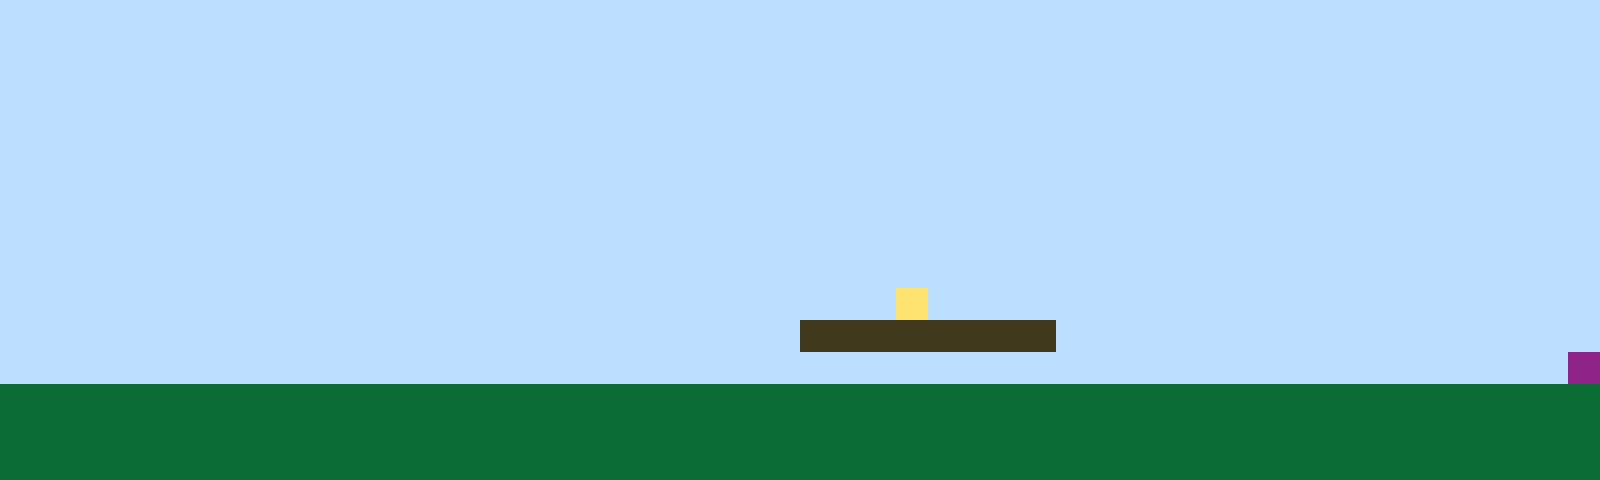

Below is a game level as drawn by its tile map, then a one-line description and the .tmx file that defines it, in full:
An orthogonal 50x15 tile map with 32x32 px tiles, 1 tile layer (Tile Layer 1).

<map version="1.10" tiledversion="1.11.2" orientation="orthogonal" renderorder="right-up" width="50" height="15" tilewidth="32" tileheight="32" infinite="0" nextlayerid="2" nextobjectid="1"><editorsettings><export target="map1.csv" format="csv" /></editorsettings><tileset firstgid="1" name="sprites" tilewidth="32" tileheight="32" tilecount="6" columns="3"><image source="sprites.png" width="96" height="64" /></tileset><layer id="1" name="Tile Layer 1" width="50" height="15"><data encoding="csv">1,1,1,1,1,1,1,1,1,1,1,1,1,1,1,1,1,1,1,1,1,1,1,1,1,1,1,1,1,1,1,1,1,1,1,1,1,1,1,1,1,1,1,1,1,1,1,1,1,1,1,1,1,1,1,1,1,1,1,1,1,1,1,1,1,1,1,1,1,1,1,1,1,1,1,1,1,1,1,1,1,1,1,1,1,1,1,1,1,1,1,1,1,1,1,1,1,1,1,1,1,1,1,1,1,1,1,1,1,1,1,1,1,1,1,1,1,1,1,1,1,1,1,1,1,1,1,1,1,1,1,1,1,1,1,1,1,1,1,1,1,1,1,1,1,1,1,1,1,1,1,1,1,1,1,1,1,1,1,1,1,1,1,1,1,1,1,1,1,1,1,1,1,1,1,1,1,1,1,1,1,1,1,1,1,1,1,1,1,1,1,1,1,1,1,1,1,1,1,1,1,1,1,1,1,1,1,1,1,1,1,1,1,1,1,1,1,1,1,1,1,1,1,1,1,1,1,1,1,1,1,1,1,1,1,1,1,1,1,1,1,1,1,1,1,1,1,1,1,1,1,1,1,1,1,1,1,1,1,1,1,1,1,1,1,1,1,1,1,1,1,1,1,1,1,1,1,1,1,1,1,1,1,1,1,1,1,1,1,1,1,1,1,1,1,1,1,1,1,1,1,1,1,1,1,1,1,1,1,1,1,1,1,1,1,1,1,1,1,1,1,1,1,1,1,1,1,1,1,1,1,1,1,1,1,1,1,1,1,1,1,1,1,1,1,1,1,1,1,1,1,1,1,1,1,1,1,1,1,1,1,1,1,1,1,1,1,1,1,1,1,1,1,1,1,1,1,1,1,1,1,1,1,1,1,1,1,1,1,1,1,1,1,1,1,1,1,1,1,1,1,1,1,1,1,1,1,1,1,1,1,1,1,1,1,1,1,1,1,1,1,1,1,1,1,1,1,1,1,1,1,1,1,1,1,1,1,1,1,1,1,1,1,1,1,1,1,1,1,1,1,1,1,1,1,1,1,1,1,1,1,1,1,1,1,1,1,1,1,1,1,1,1,1,1,1,1,1,4,1,1,1,1,1,1,1,1,1,1,1,1,1,1,1,1,1,1,1,1,1,1,1,1,1,1,1,1,1,1,1,1,1,1,1,1,1,1,1,1,1,1,1,1,1,1,3,3,3,3,3,3,3,3,1,1,1,1,1,1,1,1,1,1,1,1,1,1,1,1,1,1,1,1,1,1,1,1,1,1,1,1,1,1,1,1,1,1,1,1,1,1,1,1,1,1,1,1,1,1,1,1,1,1,1,1,1,1,1,1,1,1,1,1,1,1,1,1,1,1,6,2,2,2,2,2,2,2,2,2,2,2,2,2,2,2,2,2,2,2,2,2,2,2,2,2,2,2,2,2,2,2,2,2,2,2,2,2,2,2,2,2,2,2,2,2,2,2,2,2,2,2,2,2,2,2,2,2,2,2,2,2,2,2,2,2,2,2,2,2,2,2,2,2,2,2,2,2,2,2,2,2,2,2,2,2,2,2,2,2,2,2,2,2,2,2,2,2,2,2,2,2,2,2,2,2,2,2,2,2,2,2,2,2,2,2,2,2,2,2,2,2,2,2,2,2,2,2,2,2,2,2,2,2,2,2,2,2,2,2,2,2,2,2,2,2,2,2,2,2,2</data></layer></map>
